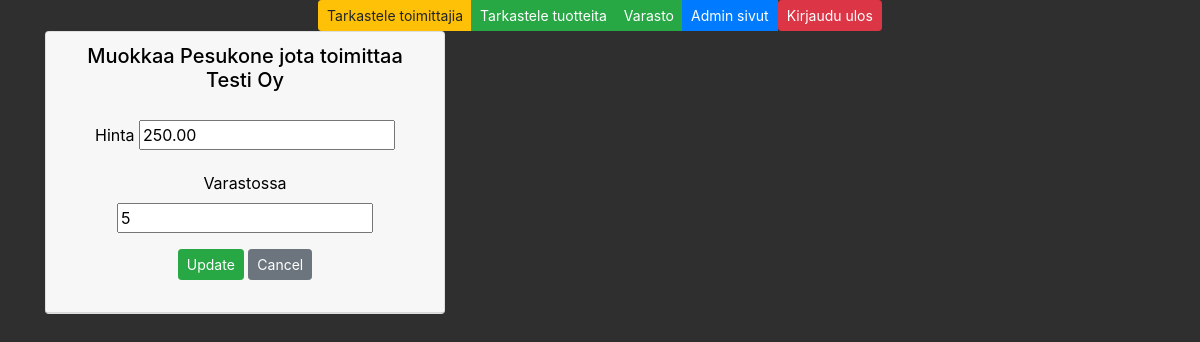
The app's page /edit-tuote-get/5/ (signed in) with its own data.
### app/models.py (models this page shows, shortened)
class Tuote(models.Model):
    tuotenimi = models.CharField(max_length = 20, default = "tuotenimi")
    painoperkappale = models.CharField(max_length = 20, default = 3)
    kappalehinta = models.DecimalField(max_digits=8, decimal_places=2, default=1.00)
    tuotteitavarastossa = models.IntegerField(default = 3)
    toimittaja = models.ForeignKey(Toimittaja, on_delete=models.CASCADE, default=1)  # Oletusarvo lisätty tähän

class Toimittaja(models.Model):
    yritysnimi = models.CharField(max_length = 50, default="yritysnimi")
    yhteyshenkilö = models.CharField(max_length = 50, default="yhteyshenkilö")
    osoite = models.CharField(max_length = 100, default="osoite")
    puhelin = models.CharField(max_length = 20, default="puhelin")
    sähköposti = models.CharField(max_length = 50, default="sähköposti")
    maa = models.CharField(max_length = 50, default="maa")

### app/views.py (the view)
# urls.py: path('edit-tuote-get/<int:id>/', edit_tuote_get),
def edit_tuote_get(request, id):
    if not request.user.is_authenticated:
        return render(request, 'loginpage.html')
    else:
        tuote = Tuote.objects.get(id = id) # Hakee muokattavan tuotteen
        context = {'tuote': tuote} # Lisää tiedot kontekstiin
        return render (request,"edit_tuote.html",context) # Näyttää tuotteen muokkauslomakkeen

### app/templates/edit_tuote.html (shortened to what this page needs)
{% extends 'index.html' %}
{% block content %}
<div class="card" style="width: 25rem;">
    <div class="card-header">
        <h5>Muokkaa {{tuote.tuotenimi}} jota toimittaa {{tuote.toimittaja.yritysnimi}}</h5>
        <div class="card-body">
            <form method="post" action="/edit-tuote-post/{{tuote.id}}/">
                <div class="form-group">
                    <label>Hinta</label>
                    <input type="number" name="kappalehinta" value="{{tuote.kappalehinta}}" step="0.01">
                </div>
                <div class="form-group">
                    <label>Varastossa</label>
                    <input type="number" name="tuotteitavarastossa" value="{{tuote.tuotteitavarastossa}}" step="1">
                </div>
                <input type="submit" value="Update" class="btn btn-success btn-sm">
                <input type="button" onclick="window.location.href='/tuotteet'" id="hide-btn"
                    class="btn btn-secondary btn-sm" value="Cancel">
            </form>
        </div>
    </div>
</div>
{% endblock %}

### app/static/style.css (style rules this page uses)
body { background-color: #2f2f2f; color: white; }
.card { color: black; }
.card-body { color: black; }

### records on screen
Tuote: tuotenimi "Pesukone", toimittaja.yritysnimi "Testi Oy", kappalehinta "250.00", tuotteitavarastossa "5"
